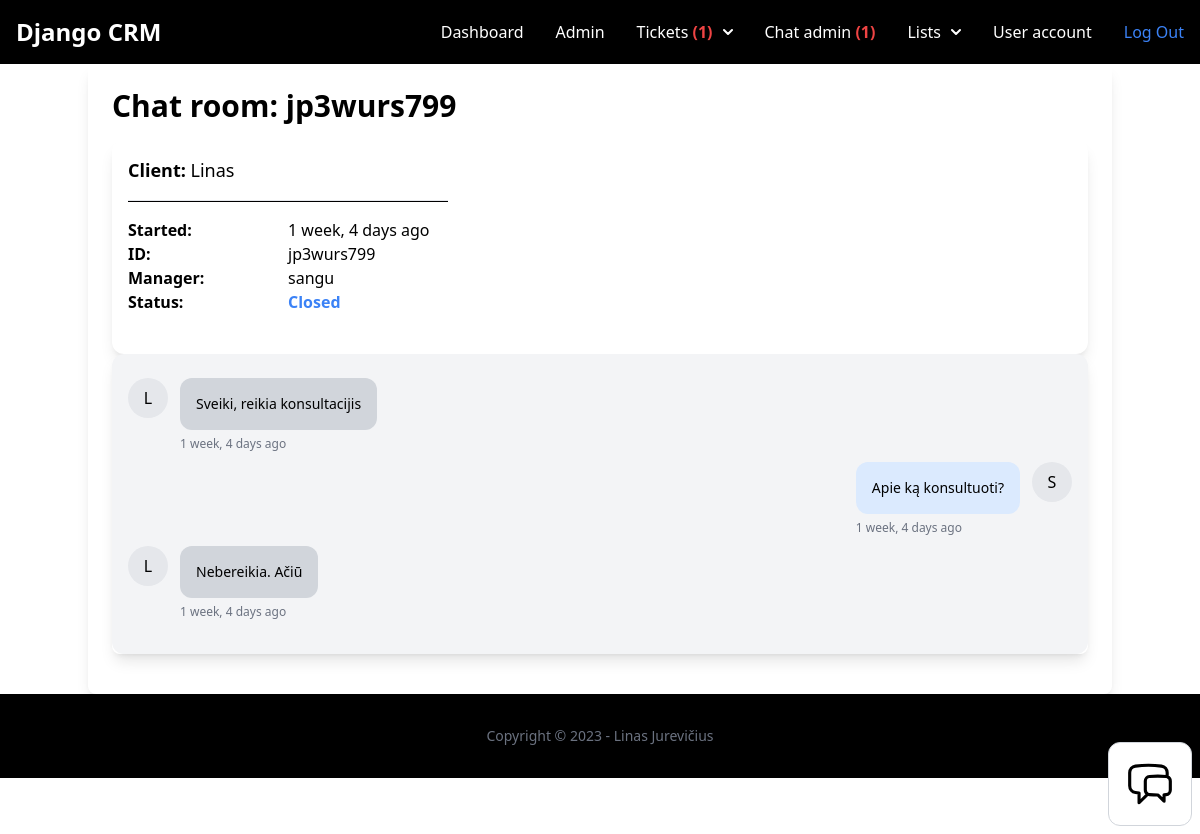
/chat-admin/jp3wurs799/ (signed in), run on the app's committed database.
### chat/models.py (models this page shows, shortened)
class Room(models.Model):
    ACTIVE = 'active'
    WAITING = 'waiting'
    CLOSED = 'closed'
    CHOICES_STATUS = (
        (ACTIVE, 'Active'),
        (WAITING, 'Waiting'),
        (CLOSED, 'Closed'),
    )
    uuid = models.CharField(max_length=255)
    chat_user = models.CharField(max_length=255)
    agent = models.ForeignKey(User, related_name='rooms', blank=True, null=True, on_delete=models.SET_NULL)
    messages = models.ManyToManyField(Message, blank=True)
    url = models.CharField(max_length=255, blank=True, null=True)
    status = models.CharField(max_length=15, choices=CHOICES_STATUS, default=WAITING)
    created_at = models.DateTimeField(auto_now_add=True)
    class Meta:
        ordering = ('created_at',)

class Message(models.Model):
    content = models.TextField()
    sent_by = models.CharField(max_length=255)
    created_at = models.DateTimeField(auto_now_add=True)
    created_by = models.ForeignKey(User, blank=True, null=True, on_delete=models.SET_NULL)
    class Meta:
        ordering = ('created_at',)

### user/models.py (models this page shows)
class User(AbstractUser):
    phone = models.TextField(blank=True, null=True)
    is_customer = models.BooleanField(default=True)
    is_manager = models.BooleanField(default=False)

### chat/views.py (the view)
# urls.py: path('chat-admin/<str:uuid>/', views.room, name='room'),
@login_required
def room(request, uuid):
    room = get_object_or_404(Room, uuid=uuid)
    if room.status == Room.WAITING:
        room.status = Room.ACTIVE
        room.agent = request.user
        room.save()
    return render(request, 'chat/room.html', {
        'room': room
    })

### chat/context_processors.py (called while the page is built)
def chat_waiting(request):
    waiting_chat = Room.objects.filter(status='waiting')
    return {'waiting_chat': waiting_chat}

### chat/templatetags/chatextras.py (called while the page is built)
@register.filter(name='initials')
def initials(value):
    initials = ''
    for name in value.split(' '):
        if name and len(initials) < 3:
            initials += name[0].upper()
    return initials

### team/context_processors.py (called while the page is built)
def active_team(request):
    if request.user.is_authenticated:
        if request.user.userprofile.active_team:
            active_team = request.user.userprofile.active_team
        else:
            active_team = Team.objects.filter(created_by=request.user)[0]
    else:
        active_team = None
    return {'active_team': active_team}

### ticket/context_processors.py (called while the page is built)
def pending_tickets(request):
    pending_tickets = 0
    if request.user.is_authenticated:
        if request.user.is_manager:
            pending_tickets = Ticket.objects.filter(status='pending')
        else:
            pending_tickets = pending_tickets
    else:
        pending_tickets = pending_tickets
    return {'pending_tickets': pending_tickets}

def workspace_tickets(request):
    if request.user.is_authenticated:
        workspace_tickets = Ticket.objects.filter(assign_to=request.user, is_resolved=False)
    else:
        workspace_tickets = 0
    return {'workspace_tickets': workspace_tickets}

### chat/templates/chat/room.html (shortened to what this page needs)
{% extends 'app/base.html'  %}
{% load static chatextras %}
{% block content %}
<div class="container mx-auto shadow-lg rounded-lg py-6 px-6">
    <h1 class="mb-4 font-semibold text-3xl">Chat room: {{ room.uuid }}</h1>
        <div class="p-4 rounded-xl bg-white shadow-lg rounded-lg">
            <div class="inline-block w-80">
                <h3 class="mb-4 text-lg"><b>Client: </b>{{ room.chat_user }}</h3>
                <hr class="my-4 h-0.5 bg-black">
                <div class="grid md:grid-cols-2 gap-0">
                    <p class="font-semibold">Started: </p>{{ room.created_at|timesince }} ago<br>
                    <p class="font-semibold">ID: </p>{{ room.uuid }}<br>
                    <p class="font-semibold">Manager: </p>{% firstof room.agent.username 'None' %}<br>
                    <p class="font-semibold">Status: </p>
                    {% if room.status == 'waiting' %}
                    <span class="font-semibold text-red-500">
                        {{ room.get_status_display }}
                    </span><br>
                    {% elif room.status == 'active' %}
                    <span class="font-semibold text-green-500">
                        {{ room.get_status_display }}
                    </span><br>
                    {% elif room.status == 'closed' %}
                    <span class="font-semibold text-blue-500">
                        {{ room.get_status_display }}
                    </span><br>
                    {% endif %}
                </div>
            </div>
        </div>
    <div class="container mx-auto shadow-lg rounded-lg">
        <div id="chat_log" class="mb-4 p-4 bg-gray-100 rounded-xl h-[300px] overflow-scroll flex flex-col flex-grow">
            {% for message in room.messages.all %}
            <div class="flex w-full max-w-md mt-2 space-x-3 {% if message.created_by %}ml-auto justify-end{% endif %}">
                {% if not message.created_by %}
                <div class="flex-shrink-0 h-10 w-10 rounded-full bg-gray-200 text-center pt-2">
                    {{ message.sent_by|initials }}
                </div>
                {% endif %}
                <div>
                    <div class="p-4 rounded-xl {% if message.created_by %} bg-blue-100 text-black{% else %}bg-gray-300{% endif %}">
                        <p class="text-sm">{{ message.content }}</p>
                    </div>
                    <span class="text-xs text-gray-500 leading-none">{{ message.created_at|timesince }} ago</span>
                </div>
                {% if message.created_by %}
                <div class="flex-shrink-0 h-10 w-10 rounded-full bg-gray-200 text-center pt-2">
                    {{ message.sent_by|initials }}
                </div>
                {% endif %}
            </div>
            {% endfor %}
        </div>
    </div>
</div>
    {% endblock %}

### data on the page
Room: uuid "jp3wurs799", chat_user "Linas", created_at "1 week, 4 days", agent.username "sangu", status "Closed"
Message: sent_by|initials "L", content "Sveiki, reikia konsultacijis", created_at "1 week, 4 days"
Message: content "Apie ką konsultuoti?", created_at "1 week, 4 days", sent_by|initials "S"
Message: sent_by|initials "L", content "Nebereikia. Ačiū", created_at "1 week, 4 days"

### other printed values
{{ pending_tickets.count }} "1"
{{ waiting_chat.count }} "1"
